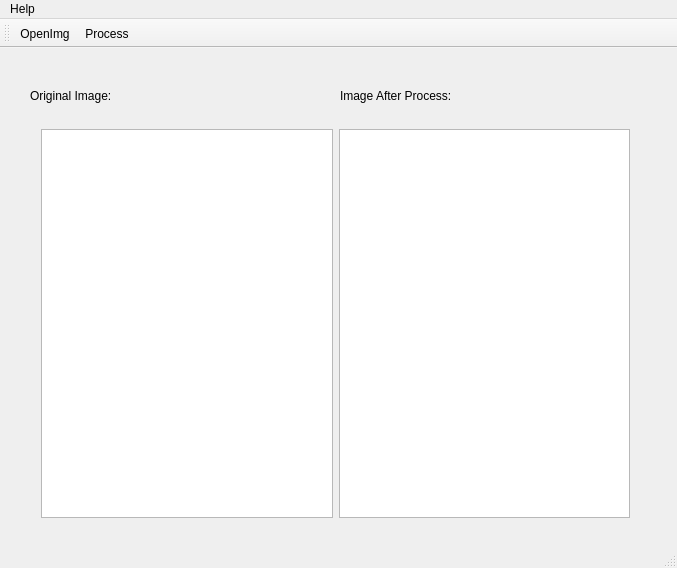
<?xml version="1.0" encoding="UTF-8"?>
<ui version="4.0">
 <class>MainWindow</class>
 <widget class="QMainWindow" name="MainWindow">
  <property name="geometry">
   <rect>
    <x>0</x>
    <y>0</y>
    <width>677</width>
    <height>568</height>
   </rect>
  </property>
  <property name="windowTitle">
   <string>在QT_GUI窗口中显示CV图像</string>
  </property>
  <widget class="QWidget" name="centralWidget">
   <widget class="QLabel" name="label">
    <property name="geometry">
     <rect>
      <x>30</x>
      <y>40</y>
      <width>96</width>
      <height>16</height>
     </rect>
    </property>
    <property name="text">
     <string>Original Image:</string>
    </property>
   </widget>
   <widget class="QLabel" name="label_2">
    <property name="geometry">
     <rect>
      <x>340</x>
      <y>40</y>
      <width>120</width>
      <height>16</height>
     </rect>
    </property>
    <property name="text">
     <string>Image After Process:</string>
    </property>
   </widget>
   <widget class="QWidget" name="">
    <property name="geometry">
     <rect>
      <x>30</x>
      <y>70</y>
      <width>611</width>
      <height>411</height>
     </rect>
    </property>
    <layout class="QHBoxLayout" name="horizontalLayout_2">
     <item>
      <widget class="QGraphicsView" name="InputGraphic"/>
     </item>
     <item>
      <widget class="QGraphicsView" name="OutputGraphic"/>
     </item>
    </layout>
   </widget>
  </widget>
  <widget class="QMenuBar" name="menuBar">
   <property name="geometry">
    <rect>
     <x>0</x>
     <y>0</y>
     <width>677</width>
     <height>23</height>
    </rect>
   </property>
   <widget class="QMenu" name="menuHelp">
    <property name="title">
     <string>Help</string>
    </property>
    <addaction name="actionAbout_Qt"/>
   </widget>
   <addaction name="menuHelp"/>
  </widget>
  <widget class="QToolBar" name="mainToolBar">
   <attribute name="toolBarArea">
    <enum>TopToolBarArea</enum>
   </attribute>
   <attribute name="toolBarBreak">
    <bool>false</bool>
   </attribute>
   <addaction name="actionOpenImg"/>
   <addaction name="actionProcess"/>
  </widget>
  <widget class="QStatusBar" name="statusBar"/>
  <action name="actionAbout_Qt">
   <property name="text">
    <string>About Qt</string>
   </property>
  </action>
  <action name="actionOpenImg">
   <property name="icon">
    <iconset resource="Toolbar.qrc">
     <normaloff>:/toolBar/image/open.PNG</normaloff>:/toolBar/image/open.PNG</iconset>
   </property>
   <property name="text">
    <string>OpenImg</string>
   </property>
   <property name="toolTip">
    <string>&lt;html&gt;&lt;head/&gt;&lt;body&gt;&lt;p&gt;打开图片&lt;/p&gt;&lt;/body&gt;&lt;/html&gt;</string>
   </property>
   <property name="shortcut">
    <string>Ctrl+O</string>
   </property>
  </action>
  <action name="actionProcess">
   <property name="icon">
    <iconset resource="Toolbar.qrc">
     <normaloff>:/toolBar/image/proc.PNG</normaloff>:/toolBar/image/proc.PNG</iconset>
   </property>
   <property name="text">
    <string>Process</string>
   </property>
   <property name="toolTip">
    <string>&lt;html&gt;&lt;head/&gt;&lt;body&gt;&lt;p&gt;Image Process&lt;/p&gt;&lt;/body&gt;&lt;/html&gt;</string>
   </property>
   <property name="shortcut">
    <string>Ctrl+P</string>
   </property>
  </action>
 </widget>
 <layoutdefault spacing="6" margin="11"/>
 <resources>
  <include location="Toolbar.qrc"/>
 </resources>
 <connections/>
</ui>
